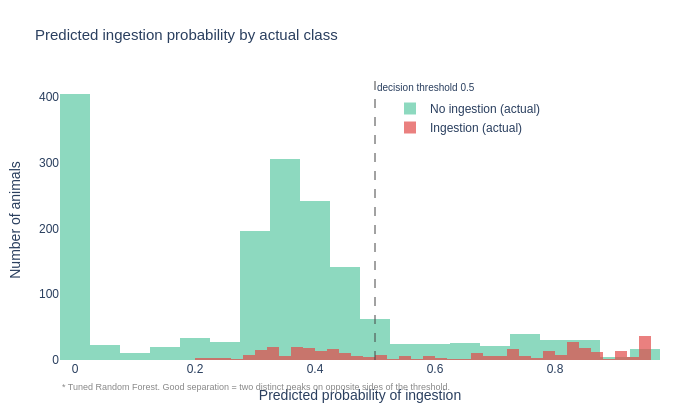

The notebook cell saved with this chart:
### Code cell
# Separate predicted probabilities by actual class
prob_no_ingestion = y_prob_tuned[y_test2 == 0]
prob_ingestion = y_prob_tuned[y_test2 == 1]

fig_prob = go.Figure()

fig_prob.add_trace(go.Histogram(
    x=prob_no_ingestion,
    name="No ingestion (actual)",
    opacity=0.7,
    marker_color="#5DCAA5",
    nbinsx=40,
))

fig_prob.add_trace(go.Histogram(
    x=prob_ingestion,
    name="Ingestion (actual)",
    opacity=0.7,
    marker_color="#E24B4A",
    nbinsx=40,
))

fig_prob.add_vline(
    x=0.5,
    line_dash="dash",
    line_color="#444",
    line_width=1,
    annotation_text="decision threshold 0.5",
    annotation_position="top right",
    annotation_font_size=10,
)

fig_prob.update_layout(
    barmode="overlay",
    title=dict(
        text="Predicted ingestion probability by actual class",
        font=dict(size=15)
    ),
    xaxis=dict(title="Predicted probability of ingestion"),
    yaxis=dict(title="Number of animals"),
    plot_bgcolor="white",
    paper_bgcolor="white",
    font=dict(family="sans-serif", size=12),
    margin=dict(t=80, b=60, l=60, r=40),
    width=700,
    height=420,
    legend=dict(x=0.55, y=0.95),
)

fig_prob.add_annotation(
    text="* Tuned Random Forest. Good separation = two distinct peaks on opposite sides of the threshold.",
    xref="paper", yref="paper",
    x=0, y=-0.12,
    showarrow=False,
    font=dict(size=9, color="#888"),
    xanchor="left"
)

fig_prob.show()
fig_prob.write_html("../figures/ml_probability_distribution.html")

### Figure 1 — Plotly figure (JSON) as saved in the notebook; plotly's stock layout.template omitted (floating-point values rounded to 4 significant figures; data arrays with more than 128 entries replaced by an {"elided": "..."} marker saying what was removed)
{"data": [{"marker": {"color": "#5DCAA5"}, "name": "No ingestion (actual)", "nbinsx": 40, "opacity": 0.7, "type": "histogram", "x": {"elided": "1683 float values"}}, {"marker": {"color": "#E24B4A"}, "name": "Ingestion (actual)", "nbinsx": 40, "opacity": 0.7, "type": "histogram", "x": {"elided": "358 float values"}}], "layout": {"annotations": [{"font": {"size": 10}, "showarrow": false, "text": "decision threshold 0.5", "x": 0.5, "xanchor": "left", "xref": "x", "y": 1, "yanchor": "top", "yref": "y domain"}, {"font": {"color": "#888", "size": 9}, "showarrow": false, "text": "* Tuned Random Forest. Good separation = two distinct peaks on opposite sides of the threshold.", "x": 0, "xanchor": "left", "xref": "paper", "y": -0.12, "yref": "paper"}], "barmode": "overlay", "font": {"family": "sans-serif", "size": 12}, "height": 420, "legend": {"x": 0.55, "y": 0.95}, "margin": {"b": 60, "l": 60, "r": 40, "t": 80}, "paper_bgcolor": "white", "plot_bgcolor": "white", "shapes": [{"line": {"color": "#444", "dash": "dash", "width": 1}, "type": "line", "x0": 0.5, "x1": 0.5, "xref": "x", "y0": 0, "y1": 1, "yref": "y domain"}], "title": {"font": {"size": 15}, "text": "Predicted ingestion probability by actual class"}, "width": 700, "xaxis": {"title": {"text": "Predicted probability of ingestion"}}, "yaxis": {"title": {"text": "Number of animals"}}}}
